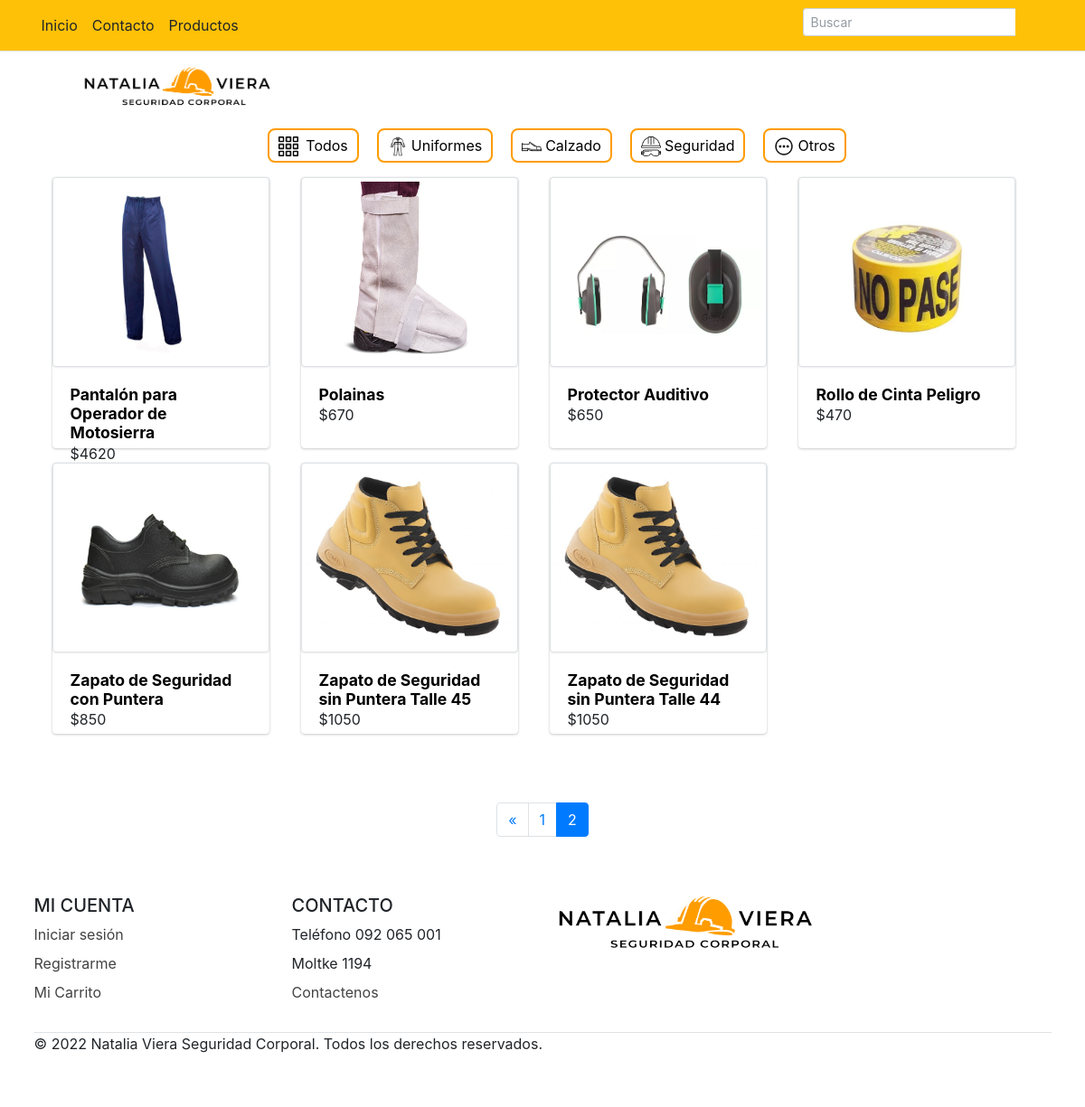
Page /index.php?modulo=allproductos&pagina=2 on the earlier database version.
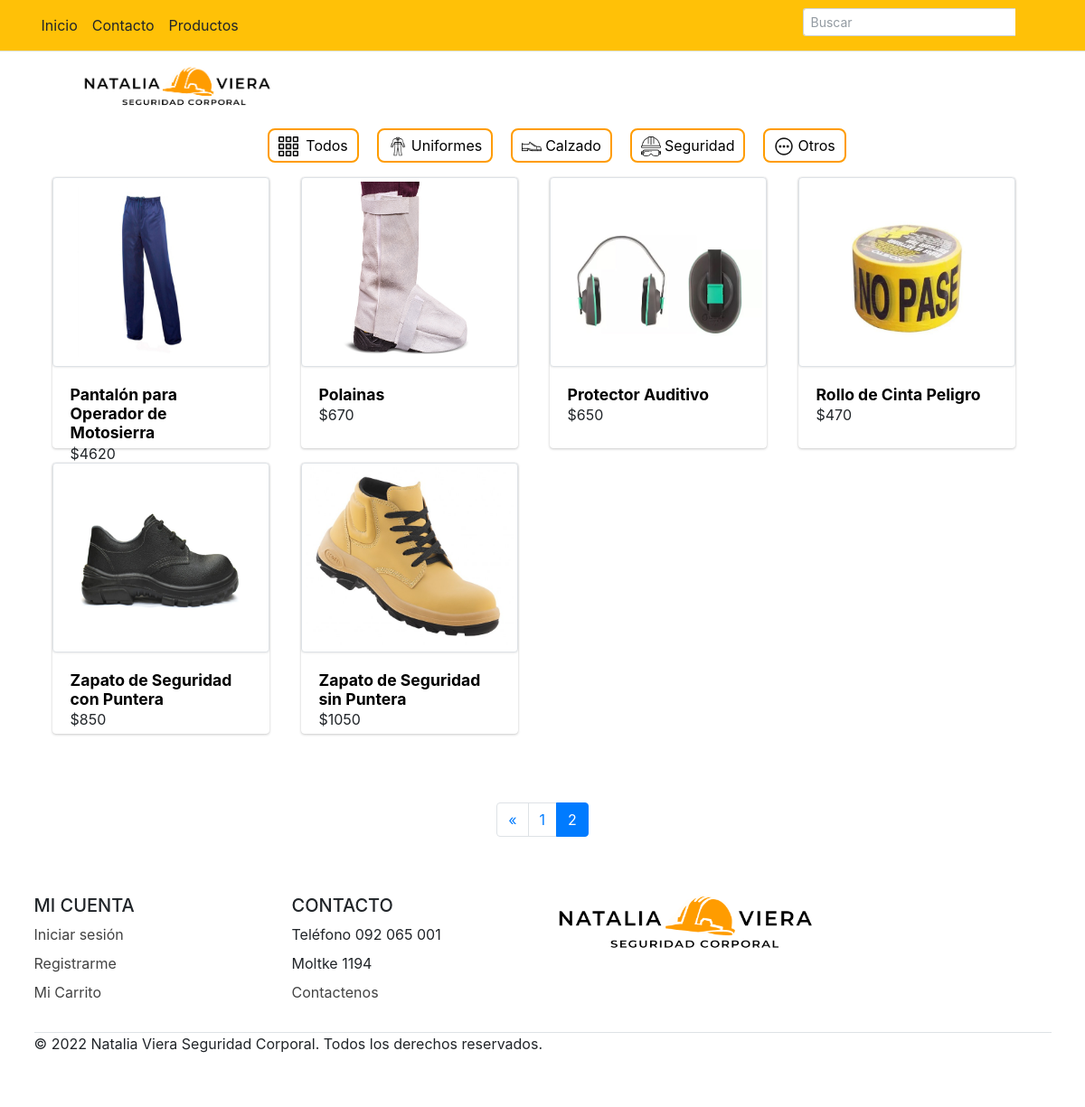
Same page on the later database version.
### tables this page shows
create table if not exists Producto(
ID_Producto int auto_increment primary key,
Nombre_Producto varchar(128) not null,
Descripcion varchar(1024),
Precio decimal not null,
Stock int not null,
Talle varchar(3),
Descuento decimal not null,
Ruta_Imagen varchar(128) not null,
ID_Proveedor int not null,
ID_Categoria int not null,
constraint fk_productoProveedor foreign key (ID_Proveedor) references Proveedor(ID_Proveedor),
constraint fk_productoCategoria foreign key (ID_Categoria) references Categoria(ID_Categoria)
);

### pages/allproductos.php (the view, shortened to what this page needs)
<ul class="filtros">
<a href="index.php?modulo=allproductos"><li><img class="mr-2" src="./admin/dist/img/grid.png" alt="Uniformes" style="width: 22px">Todos</li></a>
<a href="index.php?modulo=uniformes&idCategoria=1"><li><img class="mr-1" src="./admin/dist/img/ropa-protectora.png" alt="Uniformes" style="width: 22px">Uniformes</li></a>
<a href="index.php?modulo=calzado&idCategoria=2"><li><img class="mr-1" src="./admin/dist/img/zapato.png" alt="Uniformes" style="width: 22px">Calzado</li></a>
<a href="index.php?modulo=seguridad&idCategoria=3"><li><img class="mr-1" src="./admin/dist/img/casco.png" alt="Uniformes" style="width: 22px">Seguridad</li></a>
<a href="index.php?modulo=otros&idCategoria=4"><li><img class="mr-1" src="./admin/dist/img/more-information.png" alt="Uniformes" style="width: 22px">Otros</li></a>
</ul>
<div class="allProducts row mt-1">
<?php
    $nombre = mysqli_real_escape_string($con, $_REQUEST['nombre'] ?? '');
    $where = " where 1=1 and Nombre_Producto like '%" . $nombre . "%'";
    $queryCuenta = "SELECT COUNT(*) as cuenta FROM Producto  $where ;";
    $resCuenta = mysqli_query($con, $queryCuenta);
    $rowCuenta = mysqli_fetch_assoc($resCuenta);
    $totalRegistros = $rowCuenta['cuenta'];
    $elementosPorPagina = 16;
    $totalPaginas = ceil($totalRegistros / $elementosPorPagina);
    $paginaSel = $_REQUEST['pagina'] ?? false;
    if ($paginaSel == false) {
        $inicioLimite = 0;
        $paginaSel = 1;
    } else {
        $inicioLimite = ($paginaSel - 1) * $elementosPorPagina;
    }
    $limite = " limit $inicioLimite,$elementosPorPagina ";
    $query = "SELECT
                        *
                        FROM
                        Producto
                        $where
                        GROUP BY ID_Producto
                        $limite
                        ";
    $res = mysqli_query($con, $query);
    while ($row = mysqli_fetch_assoc($res)) {
    ?>
        <div class="cardProductos col-lg-3 col-md-6 col-sm-12">
            <div class="card border-primary" style="width: 240px; height: 300px">
                <a href="index.php?modulo=detalleproducto&id=<?php echo $row['ID_Producto'] ?>">
                    <img class="card-img-top img-thumbnail" style="height: 210px" src="./admin/dist/img/products/<?php echo $row['Ruta_Imagen'] ?>" alt="">
                    <div class="card-body">
                        <h2 class="card-title"><strong><?php echo $row['Nombre_Producto'] ?></strong></h2></a>
                        <p class="card-text">$<?php echo $row['Precio'] ?></p>
            </div>
        </div>
</div>
<?php
    }
?>
<?php
if ($totalPaginas > 0) {
?>
    <nav aria-label="Page navigation">
        <ul class="pagination text-center d-flex align-items-center justify-content-center">
            <?php
            if ($paginaSel != 1) {
            ?>
                <li class="page-item">
                    <a class="page-link" href="index.php?modulo=allproductos&pagina=<?php echo ($paginaSel - 1); ?>" aria-label="Previous">
                        <span aria-hidden="true">&laquo;</span>
                    </a>
                </li>
            <?php
            }
            ?>
            <?php
            for ($i = 1; $i <= $totalPaginas; $i++) {
            ?>
                <li class="page-item <?php echo ($paginaSel == $i) ? " active " : " "; ?>">
                    <a class="page-link" href="index.php?modulo=allproductos&pagina=<?php echo $i; ?>"><?php echo $i; ?></a>
                </li>
            <?php
            }
            ?>
        </ul>
    </nav>
<?php
}
?>

Differences in the rows shown:
removed producto: Ruta_Imagen (picture), Nombre_Producto "Zapato de Seguridad sin Puntera Talle 44", Precio "1050"
changed producto: Nombre_Producto "Zapato de Seguridad sin Puntera Talle 45" → "Zapato de Seguridad sin Puntera"
